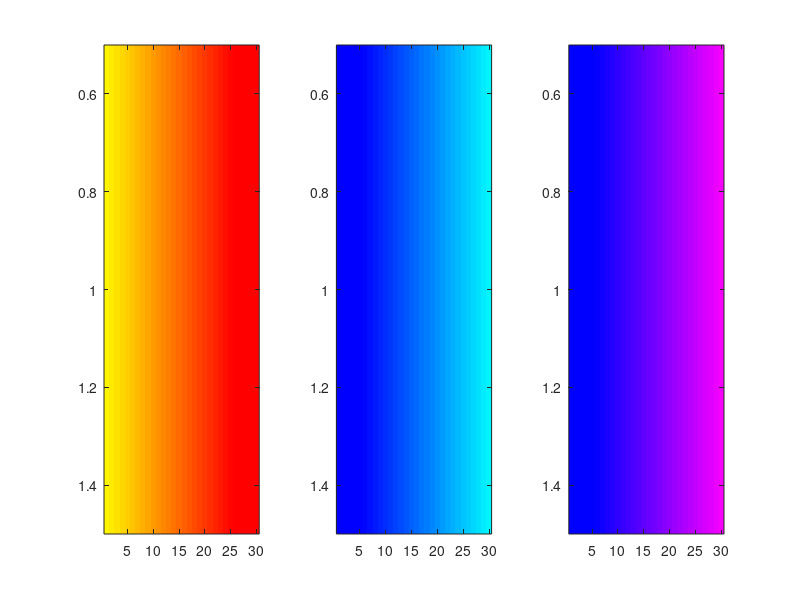

Write MATLAB code to recreate this figure.
%we are going to generate three heat maps here.
clear all
bigmatrix=zeros(1,30,3,3);



%populate 4-dimensional matrix (bigmatrix) with zeroes.
%When reformated as uint8 and plotted as an image, the matrix will encode a
%4 row by 3 column image with adjustable-intensity RGB color.
%Dimension 1 = encodes the row in which a pixel resides 
%Dimension 2 = encodes the column in which a pixel resides
%Dimension 3 = the color dimension... 1=red, 2 = green, 3 blue  
%Dimension 4 = creates four separate images as part of one image file.  
%Any given image can only be processed as a 3-dimensional array.  So
%when one adds a dimension beyond the third, it is adding another
%image.
%An element in this array can vary from 0 (black) to 255 (maximal
%intensity of this color). By way of example, this command: 
%colormatrix (2,3,1)=255 will give the point 2 pixels from the top
%and 3 pixels from the left maximal intensity red light
    
rowcount=1
    for colcount=1:30
        bigmatrix(rowcount,colcount,1,1)=255/rowcount*colcount;
        bigmatrix(rowcount,colcount,2,1)=255-(255/rowcount*colcount/25.5);
    end
  
subplot(1,3,1)    
upazila= uint8(bigmatrix(:,:,:,1));
image(upazila)

    for colcount=1:30
        bigmatrix(rowcount,31-colcount,3,2)=255/rowcount*colcount;
        bigmatrix(rowcount,31-colcount,2,2)=255-(255/rowcount*colcount/25.5);
    end
  
subplot(1,3,2)    
upazila= uint8(bigmatrix(:,:,:,2));
image(upazila)

    for colcount=1:30
        bigmatrix(rowcount,31-colcount,3,3)=255/rowcount*colcount;
        bigmatrix(rowcount,31-colcount,1,3)=255-(255/rowcount*colcount/25.5);
    end
  
subplot(1,3,3)    
upazila= uint8(bigmatrix(:,:,:,3));
image(upazila)